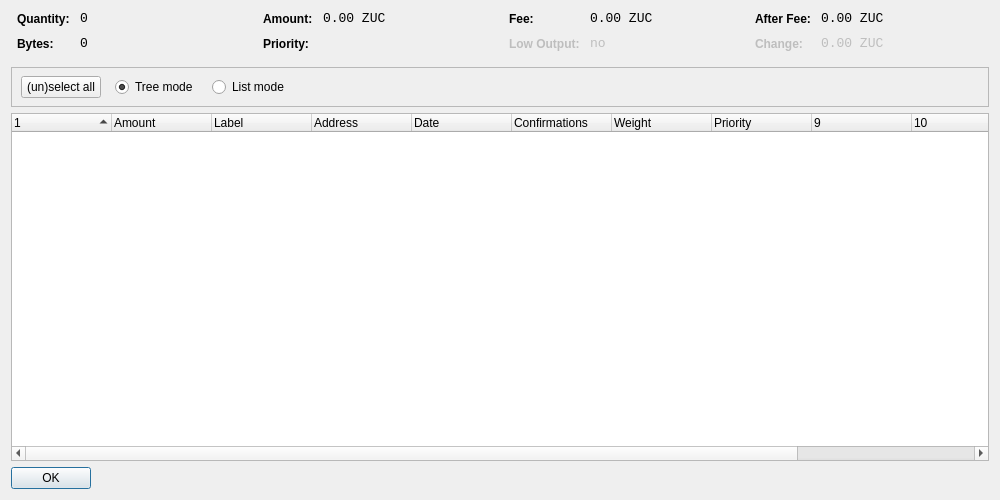
<?xml version="1.0" encoding="UTF-8"?>
<ui version="4.0">
 <class>CoinControlDialog</class>
 <widget class="QWidget" name="CoinControlDialog">
  <property name="geometry">
   <rect>
    <x>0</x>
    <y>0</y>
    <width>1000</width>
    <height>500</height>
   </rect>
  </property>
  <property name="windowTitle">
   <string>Coin Control</string>
  </property>
  <layout class="QVBoxLayout" name="verticalLayout">
   <item>
    <layout class="QHBoxLayout" name="horizontalLayoutTop" stretch="0,0,0,0">
     <property name="topMargin">
      <number>0</number>
     </property>
     <property name="bottomMargin">
      <number>10</number>
     </property>
     <item>
      <layout class="QFormLayout" name="formLayoutCoinControl1">
       <property name="horizontalSpacing">
        <number>10</number>
       </property>
       <property name="verticalSpacing">
        <number>10</number>
       </property>
       <property name="leftMargin">
        <number>6</number>
       </property>
       <property name="rightMargin">
        <number>6</number>
       </property>
       <item row="0" column="0">
        <widget class="QLabel" name="labelCoinControlQuantityText">
         <property name="styleSheet">
          <string notr="true">font-weight:bold;</string>
         </property>
         <property name="text">
          <string>Quantity:</string>
         </property>
        </widget>
       </item>
       <item row="0" column="1">
        <widget class="QLabel" name="labelCoinControlQuantity">
         <property name="font">
          <font>
           <family>Monospace</family>
           <pointsize>10</pointsize>
          </font>
         </property>
         <property name="cursor">
          <cursorShape>IBeamCursor</cursorShape>
         </property>
         <property name="contextMenuPolicy">
          <enum>Qt::ActionsContextMenu</enum>
         </property>
         <property name="text">
          <string notr="true">0</string>
         </property>
         <property name="textInteractionFlags">
          <set>Qt::LinksAccessibleByMouse|Qt::TextSelectableByKeyboard|Qt::TextSelectableByMouse</set>
         </property>
        </widget>
       </item>
       <item row="1" column="0">
        <widget class="QLabel" name="labelCoinControlBytesText">
         <property name="styleSheet">
          <string notr="true">font-weight:bold;</string>
         </property>
         <property name="text">
          <string>Bytes:</string>
         </property>
        </widget>
       </item>
       <item row="1" column="1">
        <widget class="QLabel" name="labelCoinControlBytes">
         <property name="font">
          <font>
           <family>Monospace</family>
           <pointsize>10</pointsize>
          </font>
         </property>
         <property name="cursor">
          <cursorShape>IBeamCursor</cursorShape>
         </property>
         <property name="contextMenuPolicy">
          <enum>Qt::ActionsContextMenu</enum>
         </property>
         <property name="text">
          <string notr="true">0</string>
         </property>
         <property name="textInteractionFlags">
          <set>Qt::LinksAccessibleByMouse|Qt::TextSelectableByKeyboard|Qt::TextSelectableByMouse</set>
         </property>
        </widget>
       </item>
      </layout>
     </item>
     <item>
      <layout class="QFormLayout" name="formLayoutCoinControl2">
       <property name="horizontalSpacing">
        <number>10</number>
       </property>
       <property name="verticalSpacing">
        <number>10</number>
       </property>
       <property name="leftMargin">
        <number>6</number>
       </property>
       <property name="rightMargin">
        <number>6</number>
       </property>
       <item row="0" column="0">
        <widget class="QLabel" name="labelCoinControlAmountText">
         <property name="styleSheet">
          <string notr="true">font-weight:bold;</string>
         </property>
         <property name="text">
          <string>Amount:</string>
         </property>
        </widget>
       </item>
       <item row="0" column="1">
        <widget class="QLabel" name="labelCoinControlAmount">
         <property name="font">
          <font>
           <family>Monospace</family>
           <pointsize>10</pointsize>
          </font>
         </property>
         <property name="cursor">
          <cursorShape>IBeamCursor</cursorShape>
         </property>
         <property name="contextMenuPolicy">
          <enum>Qt::ActionsContextMenu</enum>
         </property>
         <property name="text">
          <string notr="true">0.00 ZUC</string>
         </property>
         <property name="textInteractionFlags">
          <set>Qt::LinksAccessibleByMouse|Qt::TextSelectableByKeyboard|Qt::TextSelectableByMouse</set>
         </property>
        </widget>
       </item>
       <item row="1" column="0">
        <widget class="QLabel" name="labelCoinControlPriorityText">
         <property name="styleSheet">
          <string notr="true">font-weight:bold;</string>
         </property>
         <property name="text">
          <string>Priority:</string>
         </property>
        </widget>
       </item>
       <item row="1" column="1">
        <widget class="QLabel" name="labelCoinControlPriority">
         <property name="font">
          <font>
           <family>Monospace</family>
           <pointsize>10</pointsize>
          </font>
         </property>
         <property name="cursor">
          <cursorShape>IBeamCursor</cursorShape>
         </property>
         <property name="contextMenuPolicy">
          <enum>Qt::ActionsContextMenu</enum>
         </property>
         <property name="text">
          <string/>
         </property>
         <property name="textInteractionFlags">
          <set>Qt::LinksAccessibleByMouse|Qt::TextSelectableByKeyboard|Qt::TextSelectableByMouse</set>
         </property>
        </widget>
       </item>
      </layout>
     </item>
     <item>
      <layout class="QFormLayout" name="formLayoutCoinControl3">
       <property name="horizontalSpacing">
        <number>10</number>
       </property>
       <property name="verticalSpacing">
        <number>10</number>
       </property>
       <property name="leftMargin">
        <number>6</number>
       </property>
       <property name="rightMargin">
        <number>6</number>
       </property>
       <item row="0" column="0">
        <widget class="QLabel" name="labelCoinControlFeeText">
         <property name="styleSheet">
          <string notr="true">font-weight:bold;</string>
         </property>
         <property name="text">
          <string>Fee:</string>
         </property>
        </widget>
       </item>
       <item row="0" column="1">
        <widget class="QLabel" name="labelCoinControlFee">
         <property name="font">
          <font>
           <family>Monospace</family>
           <pointsize>10</pointsize>
          </font>
         </property>
         <property name="cursor">
          <cursorShape>IBeamCursor</cursorShape>
         </property>
         <property name="contextMenuPolicy">
          <enum>Qt::ActionsContextMenu</enum>
         </property>
         <property name="text">
          <string notr="true">0.00 ZUC</string>
         </property>
         <property name="textInteractionFlags">
          <set>Qt::LinksAccessibleByMouse|Qt::TextSelectableByKeyboard|Qt::TextSelectableByMouse</set>
         </property>
        </widget>
       </item>
       <item row="1" column="0">
        <widget class="QLabel" name="labelCoinControlLowOutputText">
         <property name="enabled">
          <bool>false</bool>
         </property>
         <property name="styleSheet">
          <string notr="true">font-weight:bold;</string>
         </property>
         <property name="text">
          <string>Low Output:</string>
         </property>
        </widget>
       </item>
       <item row="1" column="1">
        <widget class="QLabel" name="labelCoinControlLowOutput">
         <property name="enabled">
          <bool>false</bool>
         </property>
         <property name="font">
          <font>
           <family>Monospace</family>
           <pointsize>10</pointsize>
          </font>
         </property>
         <property name="cursor">
          <cursorShape>IBeamCursor</cursorShape>
         </property>
         <property name="contextMenuPolicy">
          <enum>Qt::ActionsContextMenu</enum>
         </property>
         <property name="text">
          <string>no</string>
         </property>
         <property name="textInteractionFlags">
          <set>Qt::LinksAccessibleByMouse|Qt::TextSelectableByKeyboard|Qt::TextSelectableByMouse</set>
         </property>
        </widget>
       </item>
      </layout>
     </item>
     <item>
      <layout class="QFormLayout" name="formLayoutCoinControl4">
       <property name="horizontalSpacing">
        <number>10</number>
       </property>
       <property name="verticalSpacing">
        <number>10</number>
       </property>
       <property name="leftMargin">
        <number>6</number>
       </property>
       <property name="rightMargin">
        <number>6</number>
       </property>
       <item row="0" column="0">
        <widget class="QLabel" name="labelCoinControlAfterFeeText">
         <property name="styleSheet">
          <string notr="true">font-weight:bold;</string>
         </property>
         <property name="text">
          <string>After Fee:</string>
         </property>
        </widget>
       </item>
       <item row="0" column="1">
        <widget class="QLabel" name="labelCoinControlAfterFee">
         <property name="font">
          <font>
           <family>Monospace</family>
           <pointsize>10</pointsize>
          </font>
         </property>
         <property name="cursor">
          <cursorShape>IBeamCursor</cursorShape>
         </property>
         <property name="contextMenuPolicy">
          <enum>Qt::ActionsContextMenu</enum>
         </property>
         <property name="text">
          <string notr="true">0.00 ZUC</string>
         </property>
         <property name="textInteractionFlags">
          <set>Qt::LinksAccessibleByMouse|Qt::TextSelectableByKeyboard|Qt::TextSelectableByMouse</set>
         </property>
        </widget>
       </item>
       <item row="1" column="0">
        <widget class="QLabel" name="labelCoinControlChangeText">
         <property name="enabled">
          <bool>false</bool>
         </property>
         <property name="styleSheet">
          <string notr="true">font-weight:bold;</string>
         </property>
         <property name="text">
          <string>Change:</string>
         </property>
        </widget>
       </item>
       <item row="1" column="1">
        <widget class="QLabel" name="labelCoinControlChange">
         <property name="enabled">
          <bool>false</bool>
         </property>
         <property name="font">
          <font>
           <family>Monospace</family>
           <pointsize>10</pointsize>
          </font>
         </property>
         <property name="cursor">
          <cursorShape>IBeamCursor</cursorShape>
         </property>
         <property name="contextMenuPolicy">
          <enum>Qt::ActionsContextMenu</enum>
         </property>
         <property name="text">
          <string notr="true">0.00 ZUC</string>
         </property>
         <property name="textInteractionFlags">
          <set>Qt::LinksAccessibleByMouse|Qt::TextSelectableByKeyboard|Qt::TextSelectableByMouse</set>
         </property>
        </widget>
       </item>
      </layout>
     </item>
    </layout>
   </item>
   <item>
    <widget class="QFrame" name="frame">
     <property name="minimumSize">
      <size>
       <width>0</width>
       <height>40</height>
      </size>
     </property>
     <property name="frameShape">
      <enum>QFrame::StyledPanel</enum>
     </property>
     <property name="frameShadow">
      <enum>QFrame::Sunken</enum>
     </property>
     <widget class="QWidget" name="horizontalLayoutWidget">
      <property name="geometry">
       <rect>
        <x>10</x>
        <y>0</y>
        <width>781</width>
        <height>41</height>
       </rect>
      </property>
      <layout class="QHBoxLayout" name="horizontalLayoutPanel" stretch="0,0,0,0">
       <property name="spacing">
        <number>14</number>
       </property>
       <item>
        <widget class="QPushButton" name="pushButtonSelectAll">
         <property name="sizePolicy">
          <sizepolicy hsizetype="Maximum" vsizetype="Fixed">
           <horstretch>0</horstretch>
           <verstretch>0</verstretch>
          </sizepolicy>
         </property>
         <property name="text">
          <string>(un)select all</string>
         </property>
        </widget>
       </item>
       <item>
        <widget class="QRadioButton" name="radioTreeMode">
         <property name="sizePolicy">
          <sizepolicy hsizetype="Maximum" vsizetype="Fixed">
           <horstretch>0</horstretch>
           <verstretch>0</verstretch>
          </sizepolicy>
         </property>
         <property name="text">
          <string>Tree mode</string>
         </property>
         <property name="checked">
          <bool>true</bool>
         </property>
        </widget>
       </item>
       <item>
        <widget class="QRadioButton" name="radioListMode">
         <property name="sizePolicy">
          <sizepolicy hsizetype="Maximum" vsizetype="Fixed">
           <horstretch>0</horstretch>
           <verstretch>0</verstretch>
          </sizepolicy>
         </property>
         <property name="text">
          <string>List mode</string>
         </property>
        </widget>
       </item>
       <item>
        <spacer name="horizontalSpacer">
         <property name="orientation">
          <enum>Qt::Horizontal</enum>
         </property>
         <property name="sizeHint" stdset="0">
          <size>
           <width>40</width>
           <height>20</height>
          </size>
         </property>
        </spacer>
       </item>
      </layout>
     </widget>
    </widget>
   </item>
   <item>
    <widget class="CoinControlTreeWidget" name="treeWidget">
     <property name="contextMenuPolicy">
      <enum>Qt::CustomContextMenu</enum>
     </property>
     <property name="sortingEnabled">
      <bool>false</bool>
     </property>
     <property name="columnCount">
      <number>12</number>
     </property>
     <attribute name="headerShowSortIndicator" stdset="0">
      <bool>true</bool>
     </attribute>
     <attribute name="headerStretchLastSection">
      <bool>false</bool>
     </attribute>
     <column>
      <property name="text">
       <string/>
      </property>
     </column>
     <column>
      <property name="text">
       <string>Amount</string>
      </property>
     </column>
     <column>
      <property name="text">
       <string>Label</string>
      </property>
     </column>
     <column>
      <property name="text">
       <string>Address</string>
      </property>
     </column>
     <column>
      <property name="text">
       <string>Date</string>
      </property>
     </column>
     <column>
      <property name="text">
       <string>Confirmations</string>
      </property>
      <property name="toolTip">
       <string>Confirmed</string>
      </property>
     </column>
     <column>
      <property name="text">
       <string>Weight</string>
      </property>
     </column>
     <column>
      <property name="text">
       <string>Priority</string>
      </property>
     </column>
     <column>
      <property name="text">
       <string/>
      </property>
     </column>
     <column>
      <property name="text">
       <string/>
      </property>
     </column>
     <column>
      <property name="text">
       <string/>
      </property>
     </column>
     <column>
      <property name="text">
       <string/>
      </property>
     </column>
    </widget>
   </item>
   <item>
    <widget class="QDialogButtonBox" name="buttonBox">
     <property name="sizePolicy">
      <sizepolicy hsizetype="Maximum" vsizetype="Fixed">
       <horstretch>0</horstretch>
       <verstretch>0</verstretch>
      </sizepolicy>
     </property>
     <property name="orientation">
      <enum>Qt::Horizontal</enum>
     </property>
     <property name="standardButtons">
      <set>QDialogButtonBox::Ok</set>
     </property>
    </widget>
   </item>
  </layout>
 </widget>
 <customwidgets>
  <customwidget>
   <class>CoinControlTreeWidget</class>
   <extends>QTreeWidget</extends>
   <header>coincontroltreewidget.h</header>
  </customwidget>
 </customwidgets>
 <resources/>
 <connections/>
</ui>
